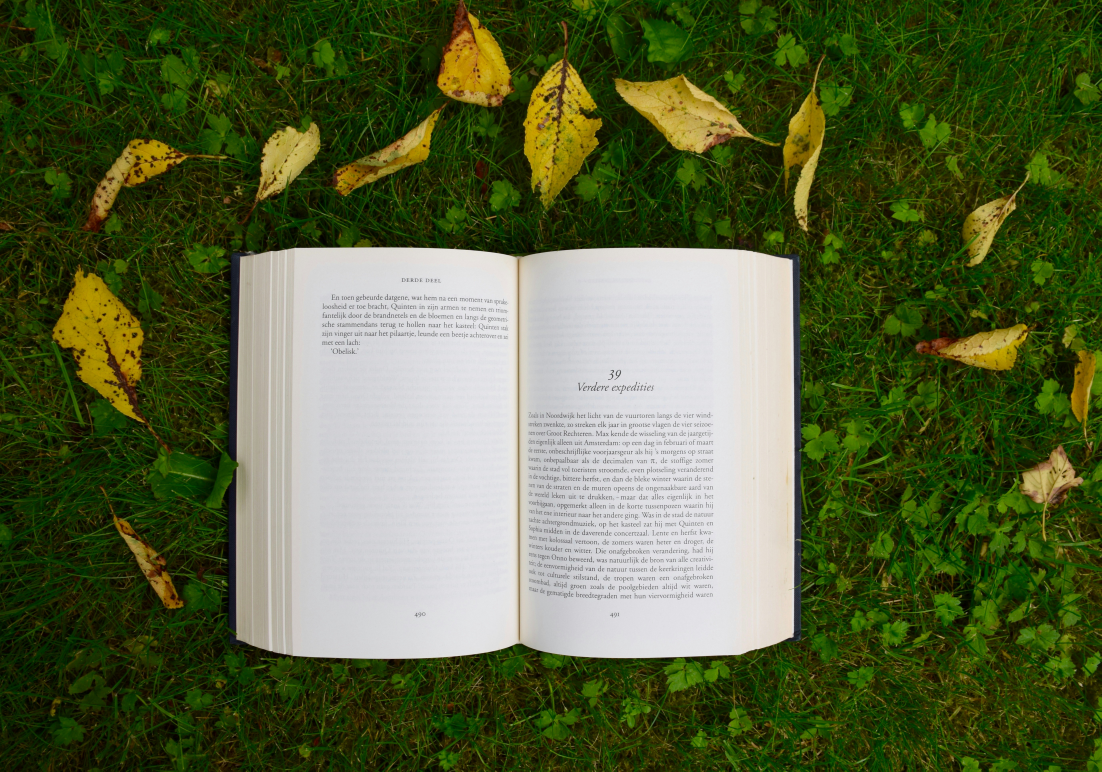
#> input picture Day_18/Challenge/document/input/document.jpg, 5507 x 3857 px, found by its file name (shown at 1/5 size); its folder holds only this picture in this run
$ jupyter execute --allow-errors document_processed.ipynb
#> lines starting #> are read from the running program, lines starting #| are printed output that depends on the picture
[cell 1]
import cv2
import numpy as np
import matplotlib.pyplot as plt
import os

# Create output folder
os.makedirs("output", exist_ok=True)

# Load image
image_name = input("Enter image name: ")
#> the answer given: input/document.jpg
image = cv2.imread("input/" + image_name)
#> image is the input picture: shape (3857, 5507, 3); mean B, G, R 58.8, 98.1, 87.2
#> the answer given: 1
#> `processed = cv2.cvtColor(processed, cv2.COLOR_BGR2GRAY)`:
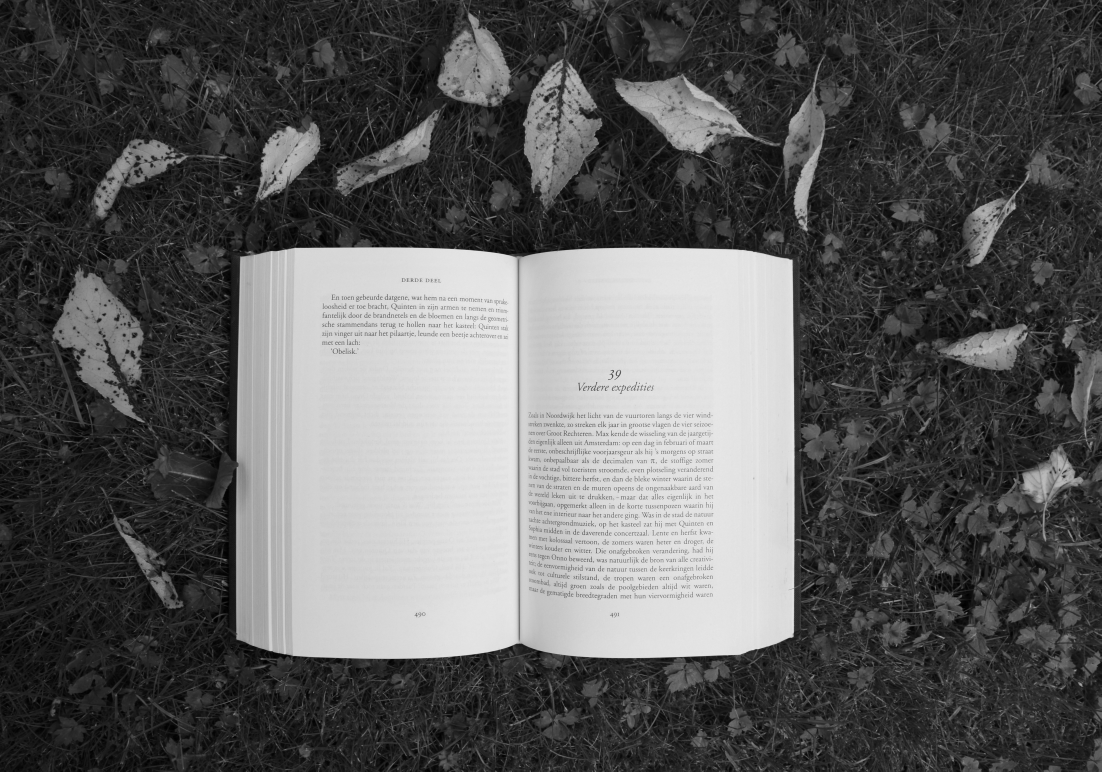
#> processed: shape (3857, 5507) (shown at 1/5 size); min 0, max 255, mean 90.3
#> the answer given: 1

#> (the rest of this cell did not finish here and is left out)
